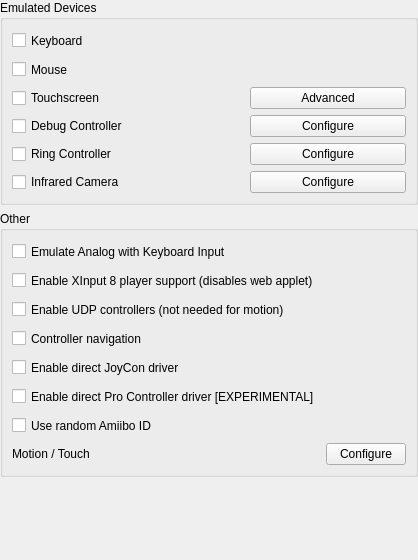
       <widget class="QWidget" name="rightInputAdvanced" native="true">
        <layout class="QVBoxLayout" name="rightLayout" stretch="1,1">
         <property name="spacing">
          <number>3</number>
         </property>
         <property name="leftMargin">
          <number>0</number>
         </property>
         <property name="topMargin">
          <number>0</number>
         </property>
         <property name="rightMargin">
          <number>0</number>
         </property>
         <property name="bottomMargin">
          <number>0</number>
         </property>
         <item>
          <widget class="QWidget" name="topRightInputAdvanced" native="true">
           <layout class="QVBoxLayout" name="verticalLayout">
            <property name="leftMargin">
             <number>0</number>
            </property>
            <property name="topMargin">
             <number>0</number>
            </property>
            <property name="rightMargin">
             <number>0</number>
            </property>
            <property name="bottomMargin">
             <number>0</number>
            </property>
            <item>
             <widget class="QGroupBox" name="emulatedDevicesGroupBox">
              <property name="title">
               <string>Emulated Devices</string>
              </property>
              <layout class="QGridLayout" name="emulatedDevicesGridLayout">
               <item row="0" column="0">
                <widget class="QCheckBox" name="keyboard_enabled">
                 <property name="minimumSize">
                  <size>
                   <width>0</width>
                   <height>23</height>
                  </size>
                 </property>
                 <property name="text">
                  <string>Keyboard</string>
                 </property>
                </widget>
               </item>
                <item row="1" column="0">
                  <widget class="QCheckBox" name="mouse_enabled">
                    <property name="minimumSize">
                      <size>
                        <width>0</width>
                        <height>23</height>
                      </size>
                    </property>
                    <property name="text">
                      <string>Mouse</string>
                    </property>
                  </widget>
                </item>
                <item row="2" column="0">
                  <widget class="QCheckBox" name="touchscreen_enabled">
                    <property name="text">
                      <string>Touchscreen</string>
                    </property>
                  </widget>
                </item>
               <item row="2" column="1">
                <spacer name="horizontalSpacer_8">
                 <property name="orientation">
                  <enum>Qt::Horizontal</enum>
                 </property>
                 <property name="sizeType">
                  <enum>QSizePolicy::Fixed</enum>
                 </property>
                 <property name="sizeHint" stdset="0">
                  <size>
                   <width>76</width>
                   <height>20</height>
                  </size>
                 </property>
                </spacer>
               </item>
                <item row="2" column="2">
                  <widget class="QPushButton" name="touchscreen_advanced">
                    <property name="text">
                      <string>Advanced</string>
                    </property>
                  </widget>
                </item>
               <item row="3" column="0">
                <widget class="QCheckBox" name="debug_enabled">
                 <property name="text">
                  <string>Debug Controller</string>
                 </property>
                </widget>
               </item>
               <item row="3" column="2">
                <widget class="QPushButton" name="debug_configure">
                 <property name="text">
                  <string>Configure</string>
                 </property>
                </widget>
               </item>
               <item row="4" column="0">
                <widget class="QCheckBox" name="enable_ring_controller">
                 <property name="text">
                  <string>Ring Controller</string>
                 </property>
                </widget>
               </item>
               <item row="4" column="2">
                <widget class="QPushButton" name="ring_controller_configure">
                 <property name="text">
                  <string>Configure</string>
                 </property>
                </widget>
               </item>
               <item row="5" column="0">
                <widget class="QCheckBox" name="enable_ir_sensor">
                 <property name="text">
                  <string>Infrared Camera</string>
                 </property>
                </widget>
               </item>
               <item row="5" column="2">
                <widget class="QPushButton" name="camera_configure">
                 <property name="text">
                  <string>Configure</string>
                 </property>
                </widget>
               </item>
              </layout>
             </widget>
            </item>
             <item>
               <widget class="QGroupBox" name="otherGroupBox">
                 <property name="title">
                   <string>Other</string>
                 </property>
                 <layout class="QGridLayout" name="OtherGridLayout">
                   <item row="1" column="0">
                     <widget class="QCheckBox" name="emulate_analog_keyboard">
                       <property name="minimumSize">
                         <size>
                           <width>0</width>
                           <height>23</height>
                         </size>
                       </property>
                       <property name="text">
                         <string>Emulate Analog with Keyboard Input</string>
                       </property>
                     </widget>
                   </item>
                   <item row="2" column="0">
                     <widget class="QCheckBox" name="enable_raw_input">
                       <property name="toolTip">
                         <string>Requires restarting sudachi</string>
                       </property>
                       <property name="minimumSize">
                         <size>
                           <width>0</width>
                           <height>23</height>
                         </size>
                       </property>
                       <property name="text">
                         <string>Enable XInput 8 player support (disables web applet)</string>
                       </property>
                     </widget>
                   </item>
                   <item row="3" column="0">
                     <widget class="QCheckBox" name="enable_udp_controller">
                       <property name="minimumSize">
                         <size>
                           <width>0</width>
                           <height>23</height>
                         </size>
                       </property>
                       <property name="text">
                         <string>Enable UDP controllers (not needed for motion)</string>
                       </property>
                     </widget>
                   </item>
                   <item row="4" column="0">
                     <widget class="QCheckBox" name="controller_navigation">
                       <property name="minimumSize">
                         <size>
                           <width>0</width>
                           <height>23</height>
                         </size>
                       </property>
                       <property name="text">
                         <string>Controller navigation</string>
                       </property>
                     </widget>
                   </item>
                   <item row="5" column="0">
                      <widget class="QCheckBox" name="enable_joycon_driver">
                       <property name="toolTip">
                         <string>Requires restarting sudachi</string>
                       </property>
                       <property name="minimumSize">
                         <size>
                           <width>0</width>
                           <height>23</height>
                         </size>
                       </property>
                       <property name="text">
                         <string>Enable direct JoyCon driver</string>
                       </property>
                     </widget>
                   </item>
                   <item row="6" column="0">
                      <widget class="QCheckBox" name="enable_procon_driver">
                       <property name="toolTip">
                         <string>Requires restarting sudachi</string>
                       </property>
                       <property name="minimumSize">
                         <size>
                           <width>0</width>
                           <height>23</height>
                         </size>
                       </property>
                       <property name="text">
                         <string>Enable direct Pro Controller driver [EXPERIMENTAL]</string>
                       </property>
                     </widget>
                   </item>
                   <item row="7" column="0">
                     <widget class="QCheckBox" name="random_amiibo_id">
                       <property name="toolTip">
                         <string>Allows unlimited uses of the same Amiibo in games that would otherwise limit you to one use.</string>
                       </property>
                       <property name="minimumSize">
                         <size>
                           <width>0</width>
                           <height>23</height>
                         </size>
                       </property>
                       <property name="text">
                         <string>Use random Amiibo ID</string>
                       </property>
                     </widget>
                   </item>
                   <item row="8" column="0">
                     <widget class="QLabel" name="motion_touch">
                       <property name="text">
                         <string>Motion / Touch</string>
                       </property>
                     </widget>
                   </item>
                   <item row="8" column="2">
                     <widget class="QPushButton" name="buttonMotionTouch">
                       <property name="text">
                         <string>Configure</string>
                       </property>
                     </widget>
                   </item>
                 </layout>
               </widget>
             </item>
            <item>
             <spacer name="verticalSpacer">
              <property name="orientation">
               <enum>Qt::Vertical</enum>
              </property>
              <property name="sizeHint" stdset="0">
               <size>
                <width>20</width>
                <height>40</height>
               </size>
              </property>
             </spacer>
            </item>
           </layout>
          </widget>
         </item>
         <item>
          <widget class="QWidget" name="bottomRightInputAdvanced" native="true">
           <layout class="QVBoxLayout" name="verticalLayout_2">
            <property name="leftMargin">
             <number>0</number>
            </property>
            <property name="topMargin">
             <number>0</number>
            </property>
            <property name="rightMargin">
             <number>0</number>
            </property>
            <property name="bottomMargin">
             <number>0</number>
            </property>
            <item>
             <spacer name="mainVerticalSpacer">
              <property name="orientation">
               <enum>Qt::Vertical</enum>
              </property>
              <property name="sizeHint" stdset="0">
               <size>
                <width>20</width>
                <height>40</height>
               </size>
              </property>
             </spacer>
            </item>
           </layout>
          </widget>
         </item>
        </layout>
       </widget>
